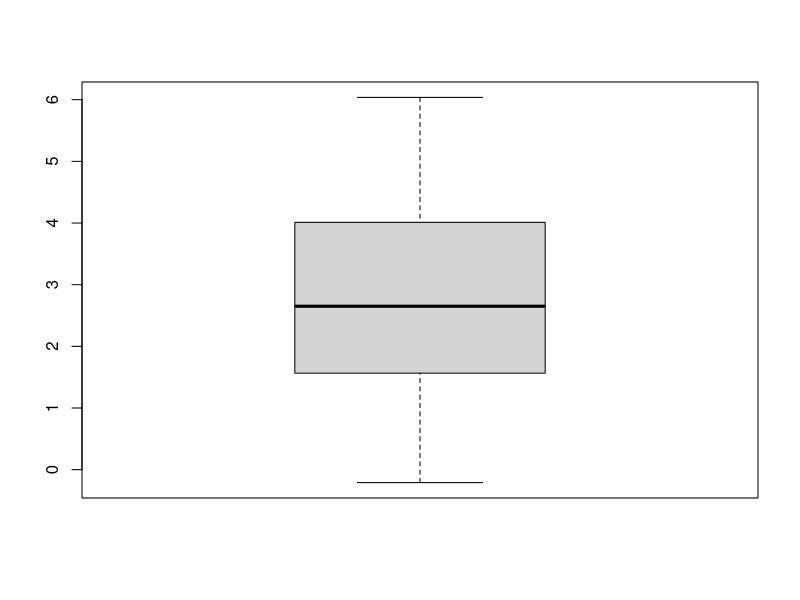

R code for this plot:
#Exercise 8

remove(list = ls())

outlier3dim <-
  structure(list(x1 = c(6.03715164059163, 0.658893396127709, 
                        -0.209427598650197, 1.49037743943188, 5.10139004612713, 2.52660473655032, 
                        4.08270263854686, 1.6396297328328, 2.00195903263504, 2.77458657610558, 
                        1.28741521441567, 2.16712480728223, 3.94020137996952, 3.66671226097114, 
                        5.54307038464309, 2.99996304016723), x2 = c(4.66175971455103, 
                                                                    2.49020943909436, 0.686000191260295, 4.747219548586, 2.92391034468324, 
                                                                    2.30272543343906, 3.35099338246828, -0.676869585898721, 5.43329622565632, 
                                                                    3.87047176119487, 3.16424600806285, 0.828611417313106, 6.34731657802144, 
                                                                    0.683996758387633, 4.61239921442428, 2.59789091562676), x3 = c(13.0501573302298, 
                                                                                                                                   3.00057699240579, 1.70373289701793, 8.9782687954901, 9.26777654464302, 
                                                                                                                                   5.08300843101136, 11.0413483929881, 2.08137596466126, 10.9661939544758, 
                                                                                                                                   4.31909969951773, 5.88679514311043, 4.07501107116231, 14.6272252027742, 
                                                                                                                                   7.1921458497291, 14.5033586402903, 7.85822188801989)), class = "data.frame", row.names = c(NA, 
                                                                                                                                                                                                                              -16L))
outlier3dim
m1 = mean(outlier3dim[,1])
m1
m2 = mean(outlier3dim[,2])
m2
m3 = mean(outlier3dim[,3])
m3
m = c(m1,m2,m3)

X = 

boxplot(outlier3dim$x1)
s = cov(outlier3dim)
S = solve(s)

dis = mahalanobis(outlier3dim,m,solve(S))
dis
